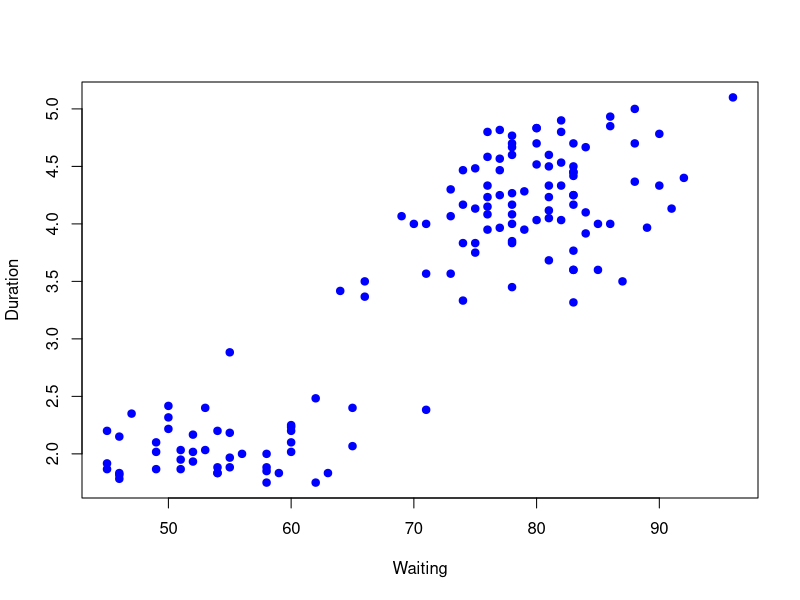
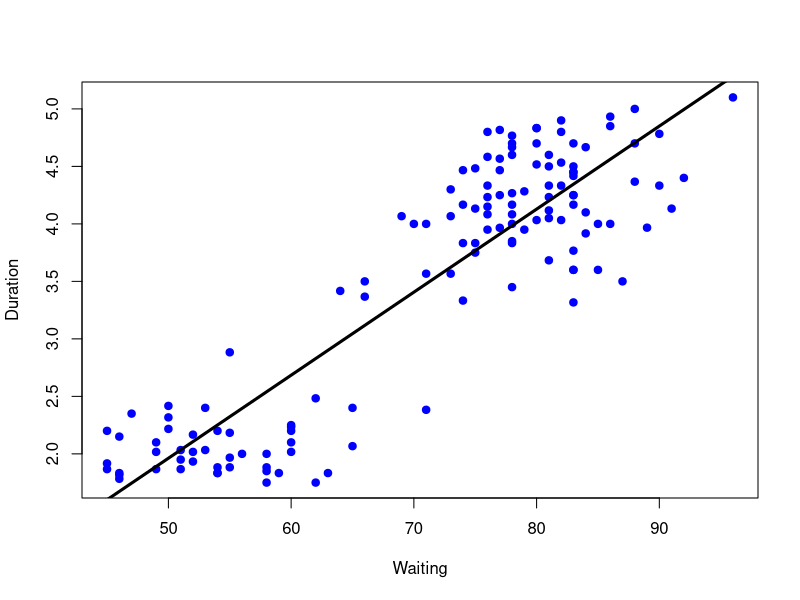
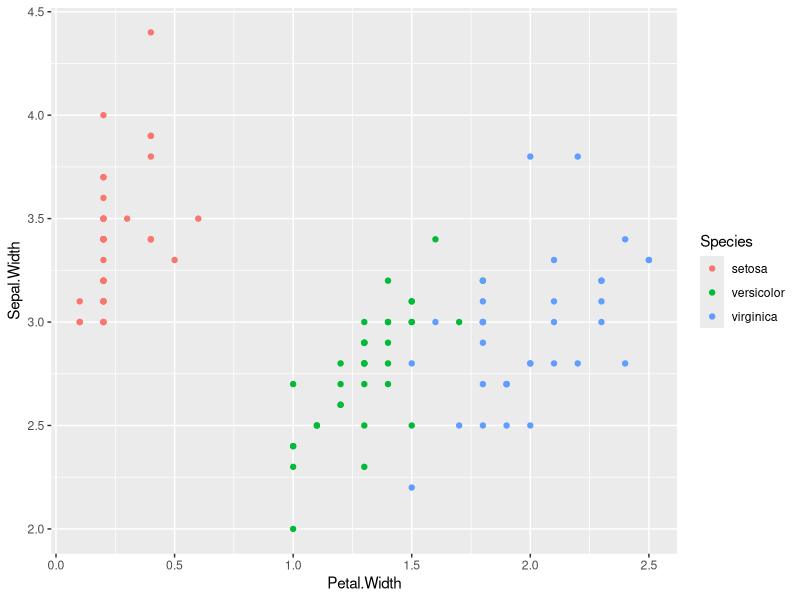
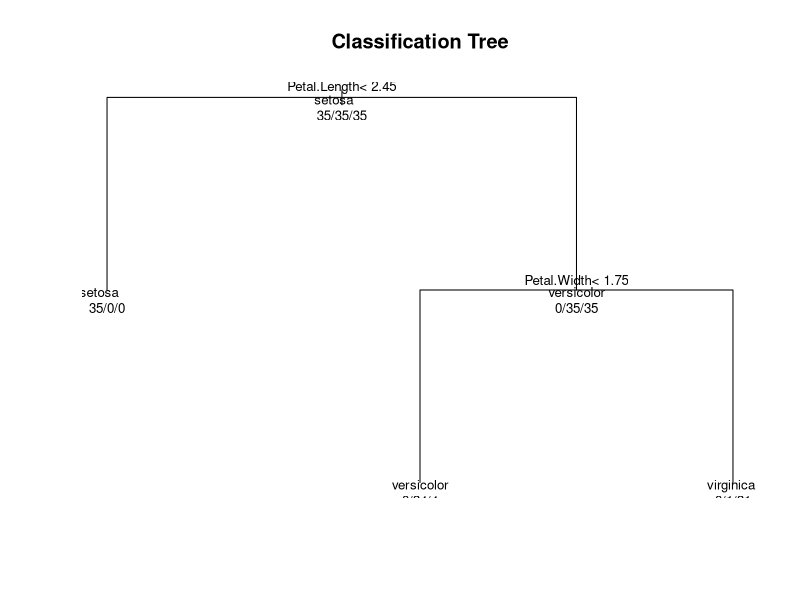

Write the R code that produced these figures, in order.
## ---- chunk 1
knitr::opts_chunk$set(echo = TRUE)
## ---- chunk 2
library(caret);data(faithful);set.seed(333)
inTraining<-createDataPartition(y=faithful$waiting, p=0.5, list = FALSE)
trainFaith<-faithful[inTraining,];testFaith<-faithful[-inTraining,]
head(trainFaith)

plot(trainFaith$waiting,trainFaith$eruptions,pch=19,col="blue",xlab="Waiting",ylab="Duration")

lm1<-lm(trainFaith$eruptions ~ trainFaith$waiting)
length(lm1$fitted.values)


plot(trainFaith$waiting, trainFaith$eruptions, pch=19, col="blue",xlab="Waiting",ylab="Duration")
lines(trainFaith$waiting, predict(lm1), lwd=3)

# Getting the RMSE on training
sqrt(sum(lm1$fitted.values-trainFaith$eruptions)^2)
# Getting the RMSE on test
#sqrt(sum((predict(lm1, newdata=testFaith)-testFaith$eruptions)^2)

modFit<-train(eruptions ~ waiting, data=trainFaith, method="lm")
summary(modFit$finalModel)
## ---- chunk 3
data(iris);library(ggplot2);library(caret);library(kernlab)
names(iris)

inTrainiris<-createDataPartition(y=iris$Species, p=0.7, list=FALSE)
trainingiris<-iris[inTrainiris,]
testingiris<-iris[-inTrainiris,]

dim(trainingiris);dim(testingiris)

qplot(Petal.Width, Sepal.Width, colour=Species, data=trainingiris)

# Fitting the model using the caret package train
library(caret)
modelFitiris <- train(Species~., method="rpart", data=trainingiris)
print(modelFitiris$finalModel)


#Plotting the Classification tree
plot(modelFitiris$finalModel, uniform=TRUE, main="Classification Tree")
text(modelFitiris$finalModel, use.n = TRUE, all=TRUE, cex=.8)
#library(rpart);library(rattle)
#fancyRpartPlot(modelFitiris$finalModel)
